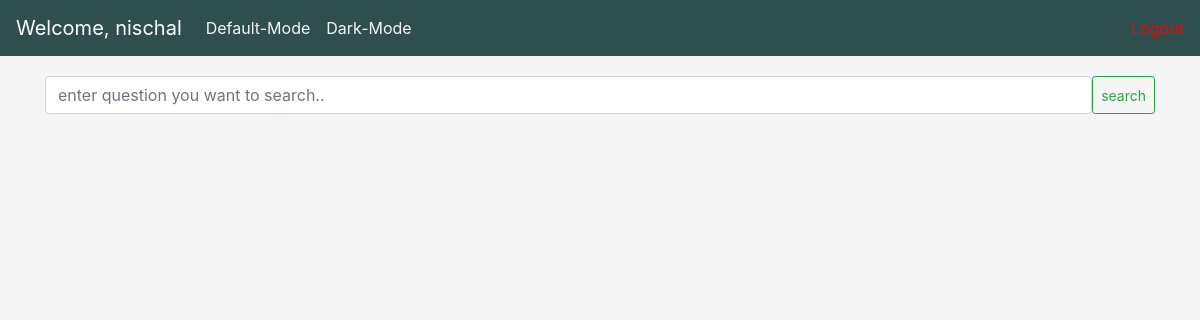
/products/ (signed in), run on an earlier commit of the app's database.
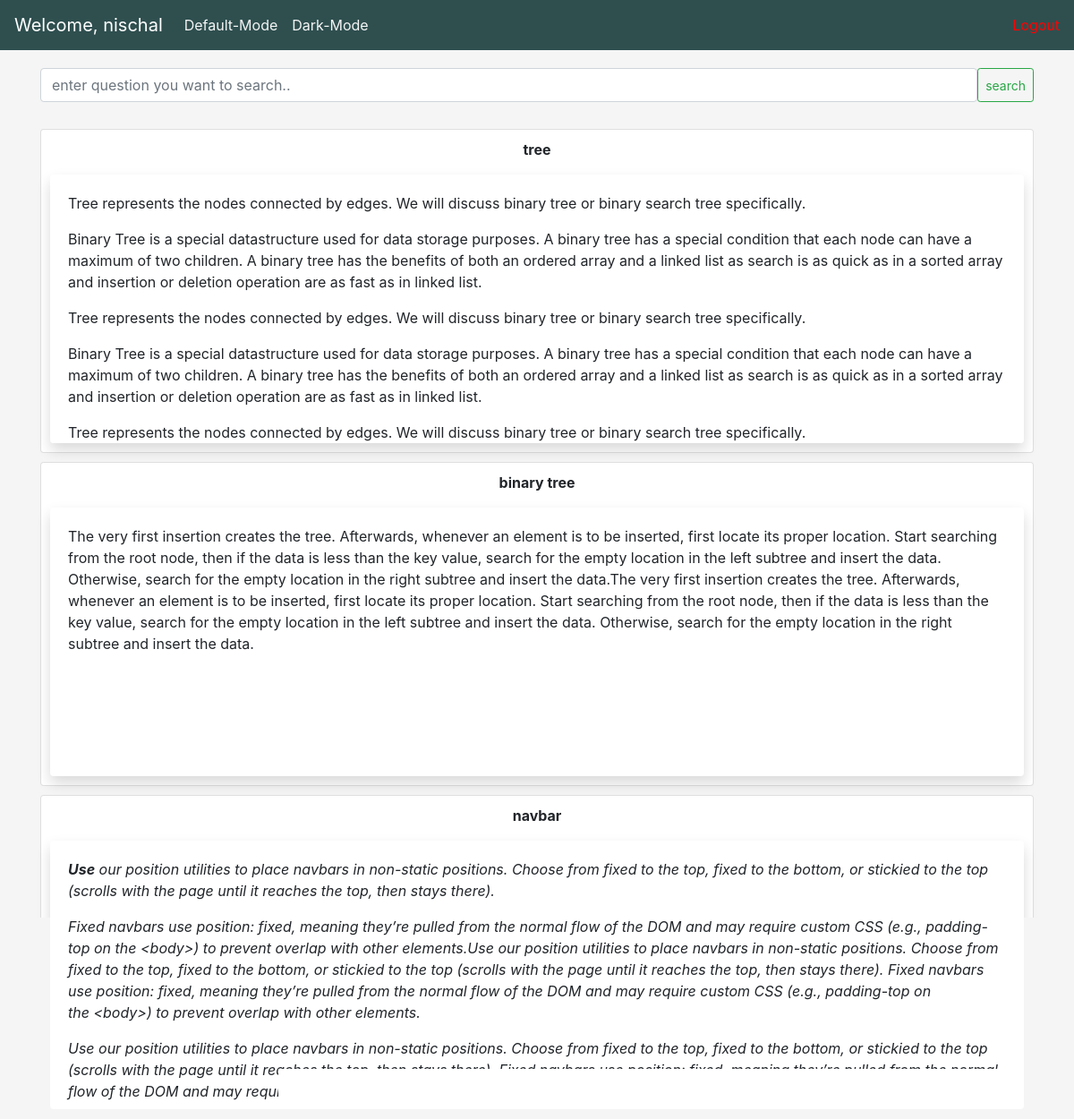
And on a later commit of the database.
### users/models.py (models this page shows, shortened)
class CustomUser(AbstractBaseUser, PermissionsMixin):
    email             = models.EmailField(verbose_name="email", max_length=60, unique=True)
    username          = models.CharField(max_length=200)
    date_joined       = models.DateTimeField(verbose_name="date joined", auto_now_add=True)
    last_login        = models.DateTimeField(verbose_name="last login", auto_now_add=True)
    is_admin          = models.BooleanField(default=False)
    is_active         = models.BooleanField(default=True)
    is_staff          = models.BooleanField(default=False)
    is_superuser      = models.BooleanField(default=False)
    USERNAME_FIELD = 'email'
    REQUIRED_FIELDS = ['username']
    objects = CustomUserManager()

### products/models.py (models this page shows, shortened)
class BlogPost(models.Model):
    author = models.ForeignKey(Author, on_delete=models.CASCADE)
    title = models.CharField(max_length=200, null=False, blank=False)
    body = RichTextField()

### products/views.py (the view)
# urls.py: path('', views.dashboard, name="dashboard"),
@login_required(login_url='/')
def dashboard(request):
    posts = BlogPost.objects.all()
    context = {'posts': posts}
    return render(request, 'products/dashboard.html', context)

### products/templates/products/dashboard.html (shortened to what this page needs)
{% load static %}
<!DOCTYPE html>
<html lang="en">
<head>
    <link rel="stylesheet" href="https://stackpath.bootstrapcdn.com/bootstrap/4.5.2/css/bootstrap.min.css">
    <link rel="stylesheet" href="{% static 'css/dark.css' %}" id="typehref" type="text/css">
</head>
<body>
    <nav class="navbar navbar-expand-lg navbar-light" id="navnischal">
        <a class="navbar-brand" style="color: white" href="#">Welcome, {{request.user.username}} </a>
        <div class="collapse navbar-collapse" id="navbarSupportedContent">
          <ul class="navbar-nav mr-auto">
            <li class="nav-item">
              <a class="nav-link color" href="#" style="color: whitesmoke" data-type="{% static 'css/white.css' %}">Default-Mode</a>
            </li>
            <li class="nav-item">
                <a class="nav-link color" href="#" style="color: whitesmoke" data-type="{% static 'css/dark.css' %}">Dark-Mode</a>
              </li>
           </ul>
          <a href="{% url 'logout' %}" style="float: right;">Logout</a>
        </div>
      </nav>
    <div class="container ">
        <div class="search" style="margin-top: 20px;">
            <form action="{% url 'search' %}" method="POST" style="display: flex;">
                <input type="text" name="search" placeholder="enter question you want to search.." class="form-control">
                <button class="btn btn-sm btn-outline-success" type="submit">search</button>
            </form>
        </div>
        <div class="body" style="margin-top: 30px;">
            {% for post in posts %}
            <div class="card" style="padding: 10px; margin-top: 10px;">
                <p style="text-align: center; font-weight: bold;">{{post.title}}</p>
                <div class="card-body shadow bg-white rounded" style="overflow: auto; height: 300px;">
                    {{post.body|safe}}
                </div>
            </div>
            {% endfor %}
        </div>
    </div>
</body>
</html>

### static/css/dark.css (style rules this page uses)
body { background-color: black; }
#navnischal { background-color: black; }

### static/css/white.css (style rules this page uses)
body { background-color: whitesmoke; }
#navnischal { background-color: darkslategray; }

### products/templates/products/dashboard.html (style rules this page uses)
a:link { color: red; }

What changed in the data, as far as the page shows it:
added BlogPost: title "tree", body "Tree represents the nodes connected by edges. We will discuss binary tree or binary search tree specifically. Binary Tree is a special datastructure used for data storage purposes. A binary tree has a special condition that each node can have a maximum of two children. A binary tree has the benefits of both an ordered array and a linked list as search is as quick as in a sorted array and insertion or deletion operation are as fast as in linked list. Tree represents the nodes connected by edges. We will discuss binary tree or binary search tree specifically. Binary Tree is a special datastructure used for data storage purposes. A binary tree has a special condition that each node can have a…"
added BlogPost: title "binary tree", body "The very first insertion creates the tree. Afterwards, whenever an element is to be inserted, first locate its proper location. Start searching from the root node, then if the data is less than the key value, search for the empty location in the left subtree and insert the data. Otherwise, search for the empty location in the right subtree and insert the data.The very first insertion creates the tree. Afterwards, whenever an element is to be inserted, first locate its proper location. Start searching from the root node, then if the data is less than the key value, search for the empty location in the left subtree and insert the data. Otherwise, search for the empty location in the right…"
added BlogPost: title "navbar", body "Use our position utilities to place navbars in non-static positions. Choose from fixed to the top, fixed to the bottom, or stickied to the top (scrolls with the page until it reaches the top, then stays there). Fixed navbars use position: fixed, meaning they’re pulled from the normal flow of the DOM and may require custom CSS (e.g., padding-top on the <body>) to prevent overlap with other elements.Use our position utilities to place navbars in non-static positions. Choose from fixed to the top, fixed to the bottom, or stickied to the top (scrolls with the page until it reaches the top, then stays there). Fixed navbars use position: fixed, meaning they’re pulled from the normal flow of the…"
